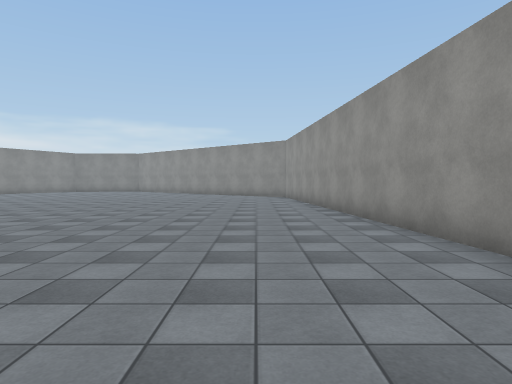
View 1 (above)

21 first-person views from a walk through a 3-D level made in the Unity game engine. The camera is 1.5 m above the floor, tilts 2° down and sees 75° across. The floor is counted in squares, 2 m on a side. Each view is taken from the middle of a square. On the plan, view 1 faces up. The plan holds only what a view shows up to about 11 squares ahead; the rest is blank. The place goes on beyond the plan. The player is left out. Surface patterns are stand-ins for the level's own textures.

View 2
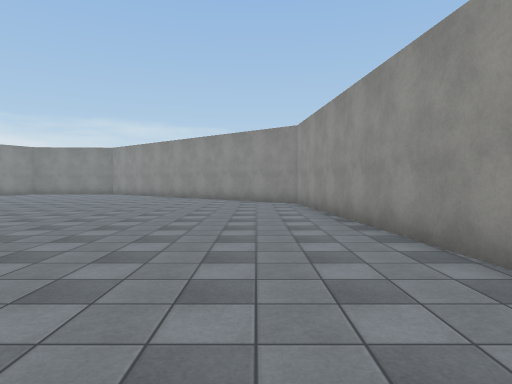

View 3
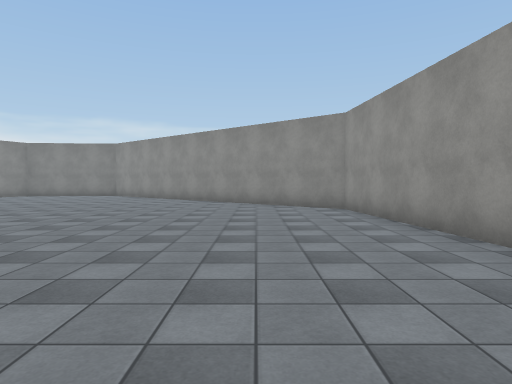

View 4
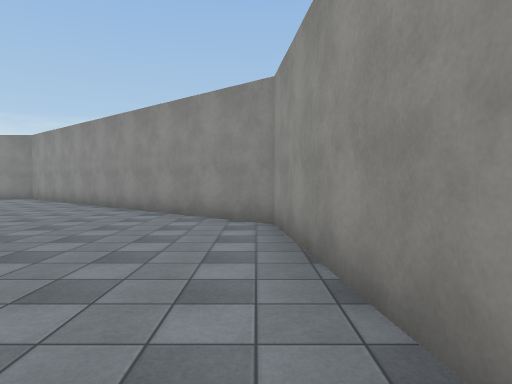

View 5
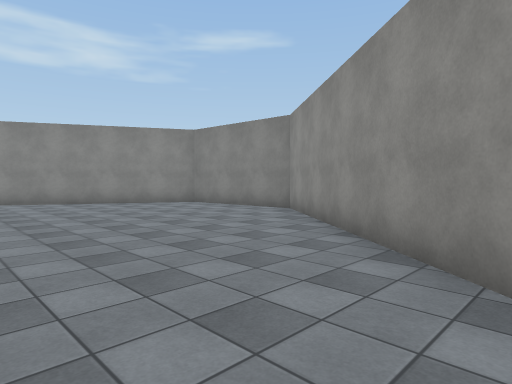

View 6
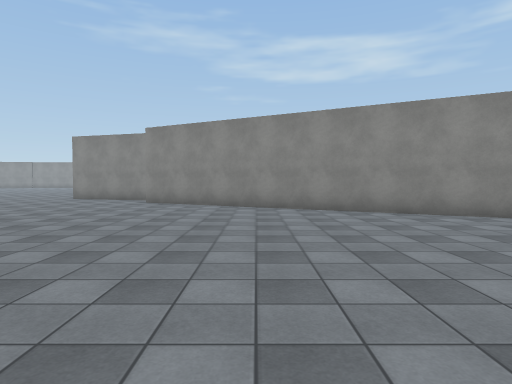

View 7
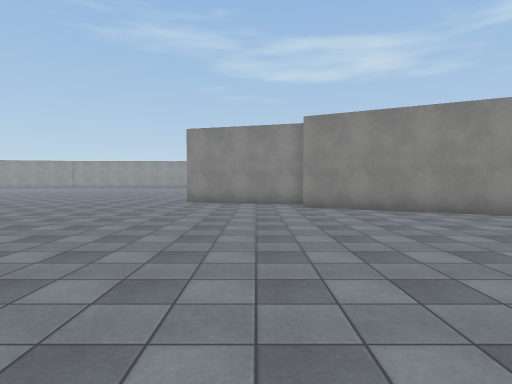

View 8
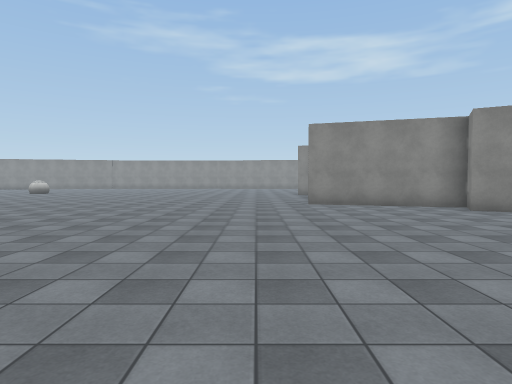

View 9
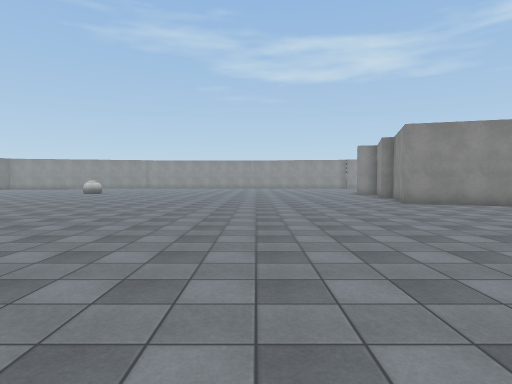

View 10
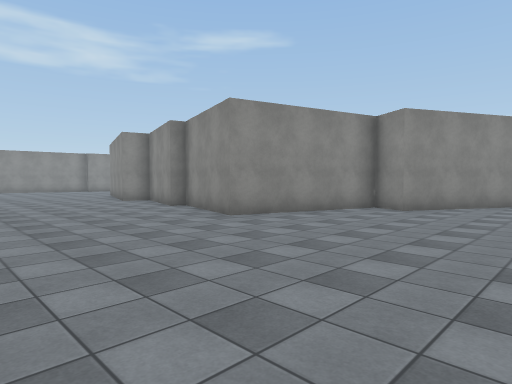

View 11
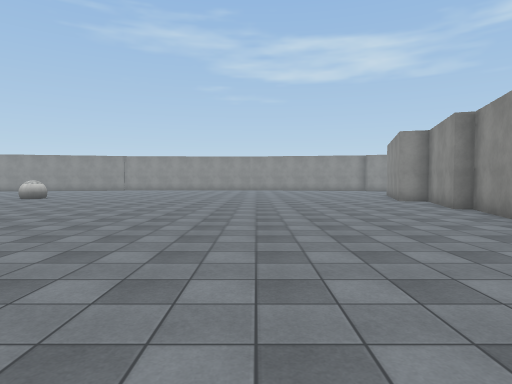

View 12
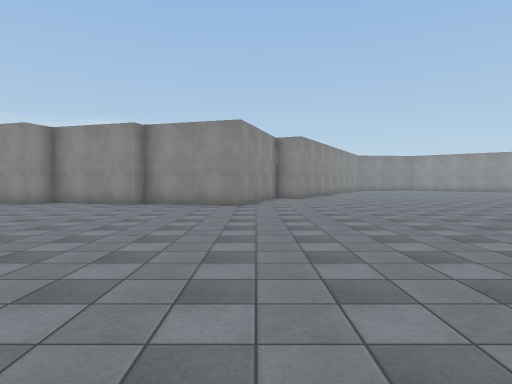

View 13
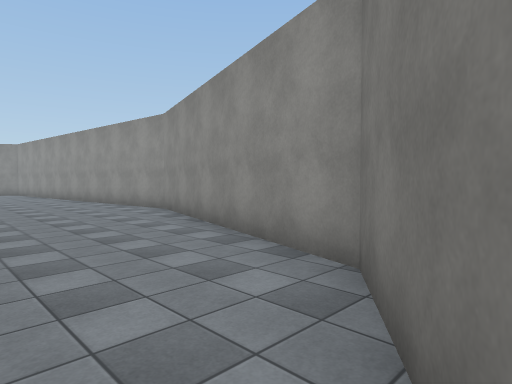

View 14
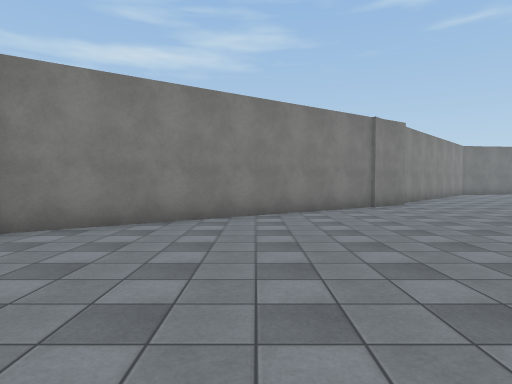

View 15
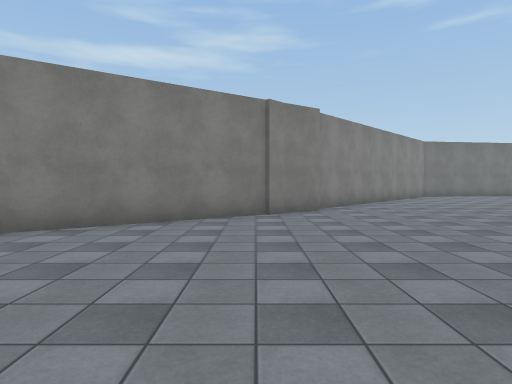

View 16
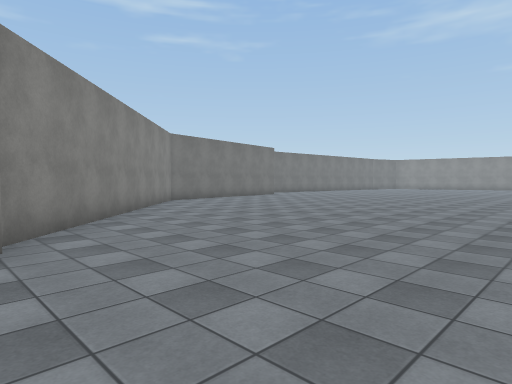

View 17
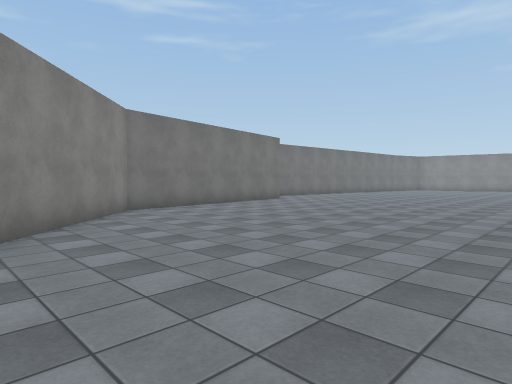

View 18
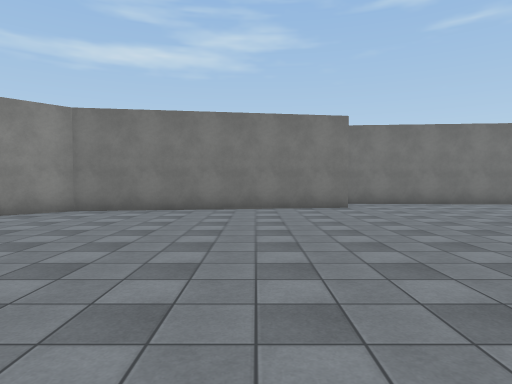

View 19
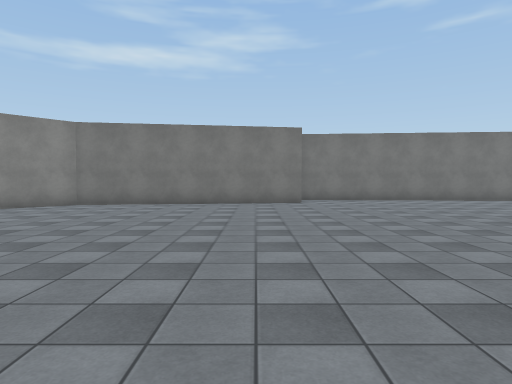

View 20
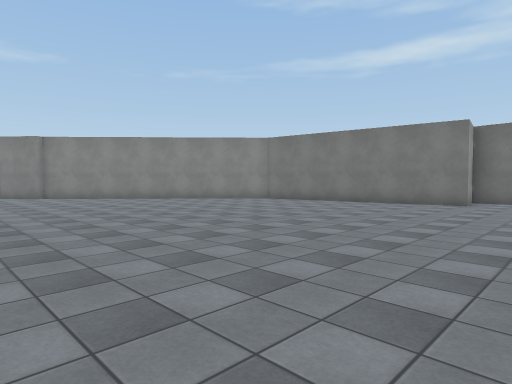

View 21
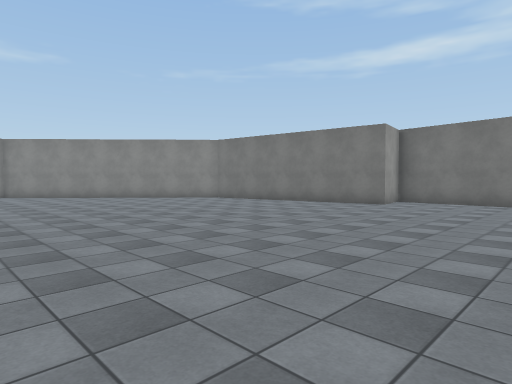

### Floor plan
Points are (right, up) in squares from view 1. A wall is a line through its corners. A room is listed if a view was taken in it or the views show most of it. See-through windows are left out.
Room 1 (views 1, 2, 3, 4, 5, 6, 7, 8, 9, 10, 11, 12, 13, 14, 15, 16, 17, 18, 19, 20, 21)
walls: (-6.7, -8.6) (-6.3, -8.2); (-7.6, -9.3) (0.6, -3.6) (2.5, 3) (1.3, 14.7) (-7.7, 22) (-10.9, 21.8); (-12.6, 20.1) (-17.2, 11.3) (-18.2, 11.8) (-19.4, 7.6) (-22.5, 8.6) (-22.7, 8.1) (-25.5, 9); (-25.6, -18.3) (-20.3, -18.8) (-20.5, -17.1) (-13.6, -16.1) (-7.6, -9.6)

Positions as (right, up) in squares from view 1, and headings:
1: (0, 0), facing up
2: (0, 4), facing up
3: (-1, 6), facing up
4: (1, 9), facing up
5: (-2, 15), facing up-left
6: (-6, 15), facing left
7: (-8, 10), facing left
8: (-9, 6), facing left
9: (-9, 3), facing left
10: (-14, 3), facing up-left
11: (-14, 3), facing left
12: (-19, -2), facing up
13: (-2, -5), facing up-right
14: (-3, 1), facing down
15: (-6, -1), facing down
16: (-7, -5), facing down-left
17: (-10, -8), facing down-left
18: (-18, -8), facing down
19: (-19, -6), facing down
20: (-23, -6), facing down-right
21: (-25, -7), facing down-right
